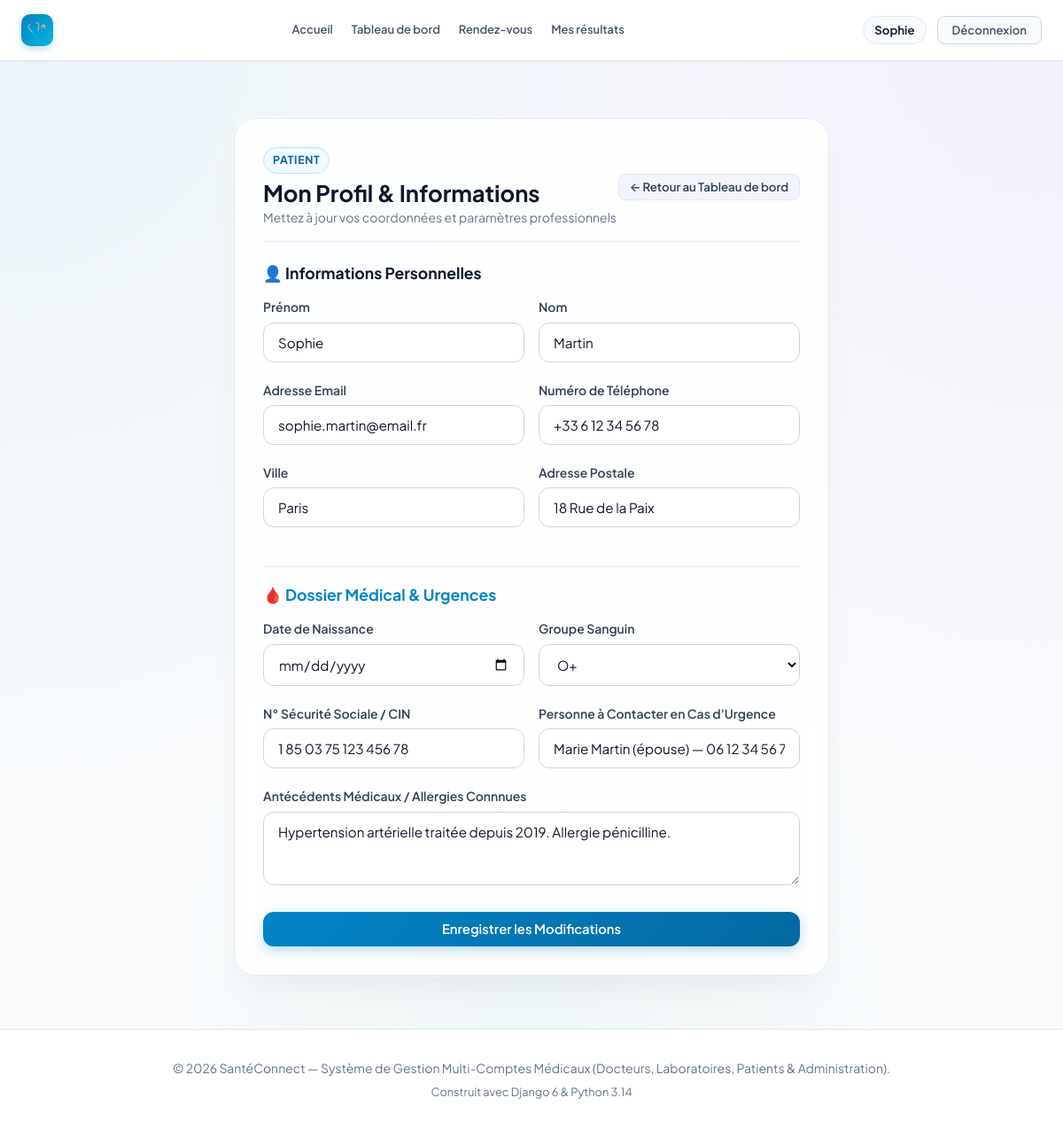
The page /profile/ (signed in) on the database as committed earlier.
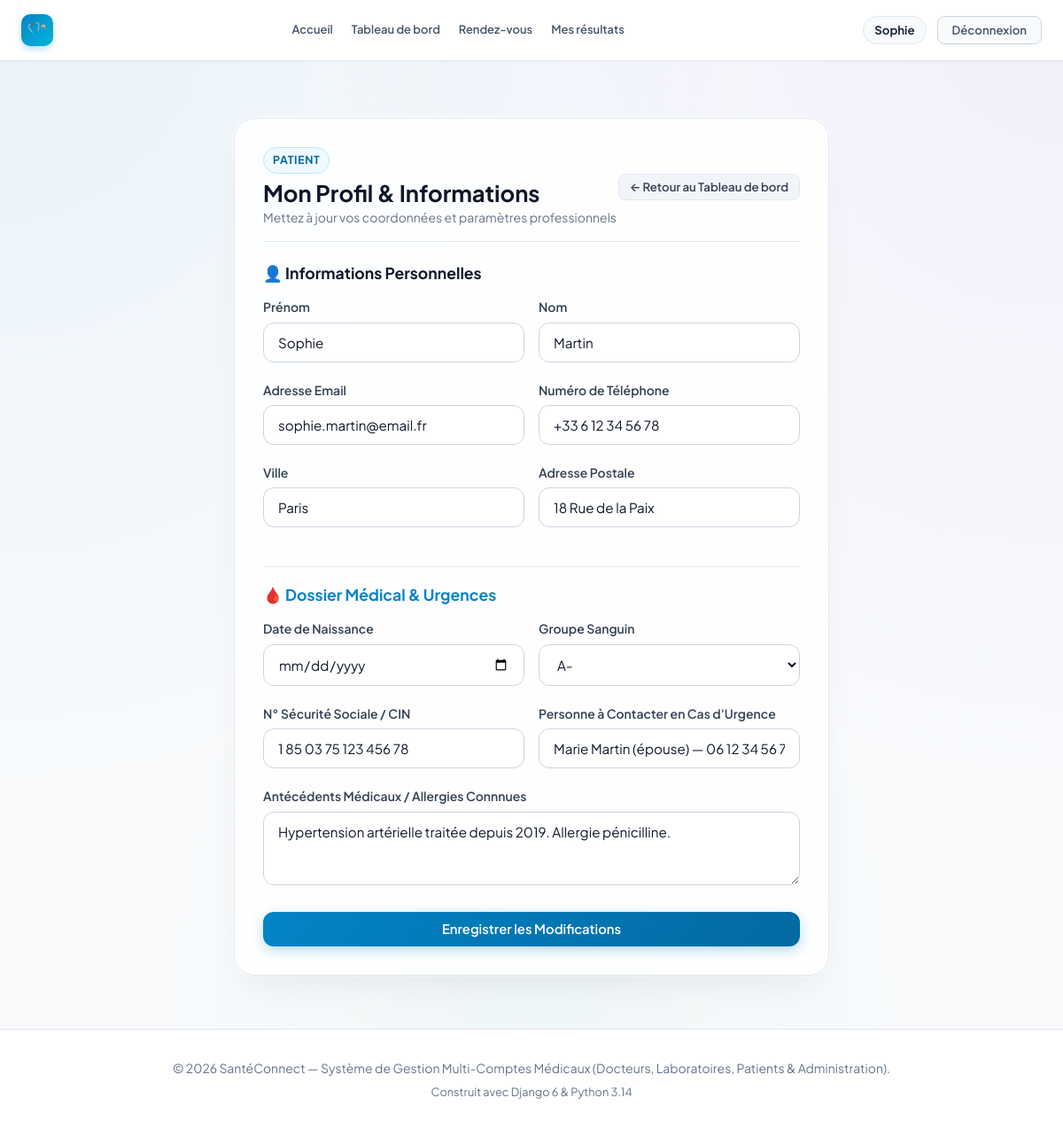
The same page on the database as committed later.
### accounts/models.py (models this page shows, shortened)
class PatientProfile(models.Model):
    BLOOD_GROUPS = [
        ('A+', 'A+'), ('A-', 'A-'),
        ('B+', 'B+'), ('B-', 'B-'),
        ('AB+', 'AB+'), ('AB-', 'AB-'),
        ('O+', 'O+'), ('O-', 'O-'),
    ]
    user = models.OneToOneField(
        User,
        on_delete=models.CASCADE,
        related_name='patient_profile',
        verbose_name="Compte utilisateur"
    )
    date_naissance = models.DateField(
        null=True,
        blank=True,
        verbose_name="Date de naissance"
    )
    groupe_sanguin = models.CharField(
        max_length=5,
        choices=BLOOD_GROUPS,
        blank=True,
        default='O+',
        verbose_name="Groupe sanguin"
    )
    numero_securite_sociale = models.CharField(
        max_length=60,
        blank=True,
        null=True,
        verbose_name="N° Sécurité Sociale / Identifiant Patient"
    )
    antecedents = models.TextField(
        blank=True,
        verbose_name="Antécédents médicaux & allergies"
    )
    personne_contact = models.CharField(
        max_length=150,
        blank=True,
        verbose_name="Contact en cas d'urgence (Nom & Tél)"
    )
    class Meta:
        verbose_name = "Profil Patient"
        verbose_name_plural = "Profils Patients"

### accounts/views.py (the view)
# urls.py: path('profile/', views.profile_view, name='profile'),
@login_required
def profile_view(request):
    user = request.user
    role_form = None
    if request.method == 'POST':
        user_form = UserProfileUpdateForm(request.POST, instance=user)
        if user.role == User.Role.DOCTEUR:
            profile, _ = DoctorProfile.objects.get_or_create(user=user)
            role_form = DoctorProfileForm(request.POST, instance=profile)
        elif user.role == User.Role.LABORATOIRE:
            profile, _ = LaboratoryProfile.objects.get_or_create(user=user)
            role_form = LaboratoryProfileForm(request.POST, instance=profile)
        elif user.role == User.Role.PATIENT:
            profile, _ = PatientProfile.objects.get_or_create(user=user)
            role_form = PatientProfileForm(request.POST, instance=profile)
        if user_form.is_valid() and (role_form is None or role_form.is_valid()):
            user_form.save()
            if role_form:
                role_form.save()
            messages.success(request, "Votre profil a été mis à jour avec succès !")
            return redirect('profile')
        else:
            messages.error(request, "Veuillez corriger les erreurs dans le formulaire.")
    else:
        user_form = UserProfileUpdateForm(instance=user)
        if user.role == User.Role.DOCTEUR:
            profile, _ = DoctorProfile.objects.get_or_create(user=user)
            role_form = DoctorProfileForm(instance=profile)
        elif user.role == User.Role.LABORATOIRE:
            profile, _ = LaboratoryProfile.objects.get_or_create(user=user)
            role_form = LaboratoryProfileForm(instance=profile)
        elif user.role == User.Role.PATIENT:
            profile, _ = PatientProfile.objects.get_or_create(user=user)
            role_form = PatientProfileForm(instance=profile)
    return render(request, 'accounts/profile.html', {
        'user_form': user_form,
        'role_form': role_form,
    })

### accounts/forms.py
class UserProfileUpdateForm(forms.ModelForm):
    class Meta:
        model = User
        fields = ['first_name', 'last_name', 'email', 'phone', 'city', 'address']
        widgets = {
            'first_name': forms.TextInput(attrs={'class': 'form-input'}),
            'last_name': forms.TextInput(attrs={'class': 'form-input'}),
            'email': forms.EmailInput(attrs={'class': 'form-input'}),
            'phone': forms.TextInput(attrs={'class': 'form-input'}),
            'city': forms.TextInput(attrs={'class': 'form-input'}),
            'address': forms.TextInput(attrs={'class': 'form-input'}),
        }

### accounts/models.py (called while the page is built)
    @property
    def is_doctor(self):
        return self.role == self.Role.DOCTEUR

    @property
    def is_laboratory(self):
        return self.role == self.Role.LABORATOIRE

    @property
    def is_patient(self):
        return self.role == self.Role.PATIENT

    @property
    def is_admin_user(self):
        return self.role == self.Role.ADMIN or self.is_superuser

### templates/accounts/profile.html (shortened to what the changed rows need)
{% extends 'base.html' %}
{% block content %}
<div class="container" style="max-width: 720px; margin-top: 20px;">
    <div class="glass-card">
        <div style="display: flex; justify-content: space-between; align-items: center; margin-bottom: 24px; padding-bottom: 16px; border-bottom: 1px solid var(--border-color);">
            <div>
                <h2 style="font-size: 1.6rem;">Mon Profil & Informations</h2>
            </div>
        </div>
        <form method="post" action="{% url 'profile' %}">
            {% if role_form %}
                <div style="margin-top: 24px; padding-top: 20px; border-top: 1px solid var(--border-color);">
                    {% if user.is_doctor %}
                        <h3 style="font-size: 1.1rem; margin-bottom: 16px; color: var(--doctor-color);">🩺 Paramètres d'Exercice Médical</h3>
                        <div style="display: grid; grid-template-columns: 1fr 1fr; gap: 16px;">
                            <div class="form-group">
                                <label class="form-label">Spécialité Médicale</label>
                                {{ role_form.specialite }}
                            </div>
                            <div class="form-group">
                                <label class="form-label">Numéro d'Ordre</label>
                                {{ role_form.numero_ordre }}
                            </div>
                        </div>
                        <div style="display: grid; grid-template-columns: 1fr 1fr; gap: 16px;">
                            <div class="form-group">
                                <label class="form-label">Nom du Cabinet / Clinique</label>
                                {{ role_form.cabinet_name }}
                            </div>
                            <div class="form-group">
                                <label class="form-label">Horaires de Consultation</label>
                                {{ role_form.horaires }}
                            </div>
                        </div>
                        <div class="form-group">
                            <label class="form-label">Biographie / Présentation</label>
                            {{ role_form.biographie }}
                        </div>
                    {% elif user.is_patient %}
                        <h3 style="font-size: 1.1rem; margin-bottom: 16px; color: var(--patient-color);">🩸 Dossier Médical & Urgences</h3>
                        <div style="display: grid; grid-template-columns: 1fr 1fr; gap: 16px;">
                            <div class="form-group">
                                <label class="form-label">Date de Naissance</label>
                                {{ role_form.date_naissance }}
                            </div>
                            <div class="form-group">
                                <label class="form-label">Groupe Sanguin</label>
                                {{ role_form.groupe_sanguin }}
                            </div>
                        </div>
                        <div style="display: grid; grid-template-columns: 1fr 1fr; gap: 16px;">
                            <div class="form-group">
                                <label class="form-label">N° Sécurité Sociale / CIN</label>
                                {{ role_form.numero_securite_sociale }}
                            </div>
                            <div class="form-group">
                                <label class="form-label">Personne à Contacter en Cas d'Urgence</label>
                                {{ role_form.personne_contact }}
                            </div>
                        </div>
                        <div class="form-group">
                            <label class="form-label">Antécédents Médicaux / Allergies Connnues</label>
                            {{ role_form.antecedents }}
                        </div>
                    {% endif %}
                </div>
            {% endif %}
        </form>
    </div>
</div>
{% endblock %}

Rows that differ between the two databases and show on the page:
changed PatientProfile "Marie Martin (épouse) — 06 12 34 56 78": groupe_sanguin "O+" → "A-"
